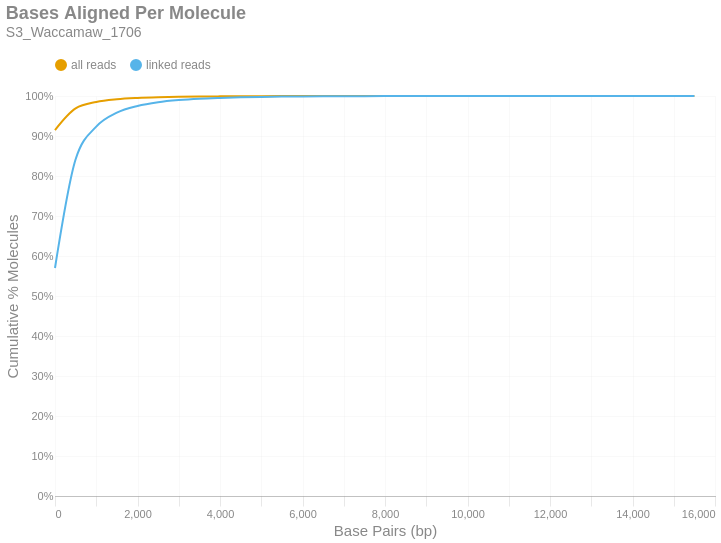

This figure's notebook cell:
### Markdown cell above
### Bases Aligned Per Molecule
This is a cumulative frequency distribution showing the number of base pairs aligned per unique molecule. These data are shown in 500 bp bins. There are two distributions: one with `all reads` (yellow) and another with only `linked reads` (blue). The percent of molecules in the `linked reads` distribution is relative to the total number of linked molecules.

### Code cell
if SKIPLR:
    print_html(f"Skipped")
else:
    binned_df = consolidated_hist(valids['aligned_bp'], mask, 500, True)
    with SafeRender(binned_df):
        (
            density_plot(binned_df, 'Bases Aligned Per Molecule', samplename, 'basesper')
            .encode(
                x=alt.X('bin:Q', title="Base Pairs (bp)").axis(tickMinStep=500).scale(padding=0),
                y=alt.Y('value:Q', title='Cumulative % Molecules')
                    .axis(format='%')
                    .scale(domain = [0,1])
                    .stack(False),
                color=alt.Color("key:N").scale(domain = ["all reads", "linked reads"]),
                tooltip = [
                    alt.Tooltip("key:N", title = "Data Type"),
                    alt.Tooltip("range_label:N", title="Bases Aligned Per Molecule"),
                    alt.Tooltip("value:Q", format = ".2%", title="% Molecules (Cum.)")
                ]
            )
        ).display()

### Figure 1 — Vega-Lite specification as saved in the notebook (floating-point values rounded to 4 significant figures)
{"width": "container", "height": 400, "config": {"title": {"anchor": "start", "dy": -15, "fontSize": 18, "color": "#888888", "subtitleColor": "#888888", "subtitleFontSize": 14}, "arc": {"fill": "#0072B2"}, "axis": {"domainColor": "#888888", "domainWidth": 0.5, "gridWidth": 0.2, "grid": false, "titleFontWeight": 400, "titleFontSize": 15, "labelFontSize": 11, "labelColor": "#888888", "tickColor": "#888888", "tickWidth": 0.2, "titleColor": "#888888"}, "axisBand": {"grid": false}, "axisX": {"grid": true, "tickSize": 10, "domainCap": "round"}, "axisY": {"domain": false, "grid": true, "tickSize": 0, "domainCap": "round"}, "background": "transparent", "header": {"labelFontSize": 15, "labelColor": "#888888", "titleFontSize": 15, "titleFontWeight": 600, "titleColor": "#888888"}, "legend": {"labelFont": "sans-serif", "labelFontSize": 12, "labelColor": "#888888", "symbolSize": 100, "symbolType": "circle", "titleFontSize": 12, "titlePadding": 10, "titleColor": "#888888", "title": null, "orient": "top"}, "range": {"category": ["#E69F00", "#56B4E9", "#009E73", "#F0E442", "#0072B2", "#D55E00", "#CC79A7", "#000000"], "diverging": ["#cfe8f3", "#a2d4ec", "#73bfe2", "#46abdb", "#1696d2", "#12719e"]}, "area": {"fill": "#0072B2", "fillOpacity": 0.7, "line": true, "strokeOpacity": 0.7}, "line": {"color": "#0072B2", "stroke": "#0072B2", "strokeWidth": 2}, "trail": {"color": "#0072B2", "stroke": "#0072B2", "strokeWidth": 0, "size": 1}, "point": {"filled": true, "fillOpacity": 1.0, "size": 95}, "text": {"color": "#888888", "fontSize": 11, "align": "right", "fontWeight": 400, "size": 11}, "bar": {"fill": "#0072B2", "stroke": null}, "view": {"stroke": null, "continuousWidth": 660, "continuousHeight": 400}}, "data": {"name": "data-9b90d7563d0ccf62029b11d53db847ad"}, "mark": {"type": "line", "interpolate": "monotone", "point": {"opacity": 0, "size": 275}}, "encoding": {"color": {"field": "key", "scale": {"domain": ["all reads", "linked reads"]}, "type": "nominal"}, "tooltip": [{"field": "key", "title": "Data Type", "type": "nominal"}, {"field": "range_label", "title": "Bases Aligned Per Molecule", "type": "nominal"}, {"field": "value", "format": ".2%", "title": "% Molecules (Cum.)", "type": "quantitative"}], "x": {"axis": {"tickMinStep": 500}, "field": "bin", "scale": {"padding": 0}, "title": "Base Pairs (bp)", "type": "quantitative"}, "y": {"axis": {"format": "%"}, "field": "value", "scale": {"domain": [0, 1]}, "stack": false, "title": "Cumulative % Molecules", "type": "quantitative"}}, "params": [{"name": "param_c36ac31b6afebe62", "select": {"type": "point", "fields": ["key"]}, "bind": "legend"}], "title": {"text": "Bases Aligned Per Molecule", "subtitle": "S3_Waccamaw_1706"}, "transform": [{"fold": ["all reads (cumsum)", "linked reads (cumsum)"]}, {"calculate": "replace(datum.key, ' (cumsum)', '')", "as": "key"}, {"filter": {"param": "param_c36ac31b6afebe62"}}], "usermeta": {"embedOptions": {"downloadFileName": "S3_Waccamaw_1706.basesper"}}, "$schema": "https://vega.github.io/schema/vega-lite/v6.1.0.json", "datasets": {"data-9b90d7563d0ccf62029b11d53db847ad": [{"bin": "0.0", "interval": "0.0-500.0", "all reads": 0.9148, "linked reads": 0.5701, "all reads (cumsum)": 0.9148, "linked reads (cumsum)": 0.5701, "range_label": "0-499"}, {"bin": "500.0", "interval": "500.0-1000.0", "all reads": 0.05412, "linked reads": 0.2718, "all reads (cumsum)": 0.9689, "linked reads (cumsum)": 0.8419, "range_label": "500-999"}, {"bin": "1000.0", "interval": "1000.0-1500.0", "all reads": 0.01609, "linked reads": 0.08159, "all reads (cumsum)": 0.985, "linked reads (cumsum)": 0.9235, "range_label": "1000-1499"}, {"bin": "1500.0", "interval": "1500.0-2000.0", "all reads": 0.006859, "linked reads": 0.03491, "all reads (cumsum)": 0.9918, "linked reads (cumsum)": 0.9584, "range_label": "1500-1999"}, {"bin": "2000.0", "interval": "2000.0-2500.0", "all reads": 0.003283, "linked reads": 0.01673, "all reads (cumsum)": 0.9951, "linked reads (cumsum)": 0.9751, "range_label": "2000-2499"}, {"bin": "2500.0", "interval": "2500.0-3000.0", "all reads": 0.00183, "linked reads": 0.009324, "all reads (cumsum)": 0.997, "linked reads (cumsum)": 0.9845, "range_label": "2500-2999"}, {"bin": "3000.0", "interval": "3000.0-3500.0", "all reads": 0.001056, "linked reads": 0.005381, "all reads (cumsum)": 0.998, "linked reads (cumsum)": 0.9899, "range_label": "3000-3499"}, {"bin": "3500.0", "interval": "3500.0-4000.0", "all reads": 0.0006662, "linked reads": 0.003395, "all reads (cumsum)": 0.9987, "linked reads (cumsum)": 0.9932, "range_label": "3500-3999"}, {"bin": "4000.0", "interval": "4000.0-4500.0", "all reads": 0.0003994, "linked reads": 0.002035, "all reads (cumsum)": 0.9991, "linked reads (cumsum)": 0.9953, "range_label": "4000-4499"}, {"bin": "4500.0", "interval": "4500.0-5000.0", "all reads": 0.0002914, "linked reads": 0.001485, "all reads (cumsum)": 0.9994, "linked reads (cumsum)": 0.9968, "range_label": "4500-4999"}, {"bin": "5000.0", "interval": "5000.0-5500.0", "all reads": 0.0001957, "linked reads": 0.0009971, "all reads (cumsum)": 0.9996, "linked reads (cumsum)": 0.9978, "range_label": "5000-5499"}, {"bin": "5500.0", "interval": "5500.0-6000.0", "all reads": 0.0001326, "linked reads": 0.0006755, "all reads (cumsum)": 0.9997, "linked reads (cumsum)": 0.9984, "range_label": "5500-5999"}, {"bin": "6000.0", "interval": "6000.0-6500.0", "all reads": 8.64e-05, "linked reads": 0.0004403, "all reads (cumsum)": 0.9998, "linked reads (cumsum)": 0.9989, "range_label": "6000-6499"}, {"bin": "6500.0", "interval": "6500.0-7000.0", "all reads": 5.971e-05, "linked reads": 0.0003043, "all reads (cumsum)": 0.9998, "linked reads (cumsum)": 0.9992, "range_label": "6500-6999"}, {"bin": "7000.0", "interval": "7000.0-7500.0", "all reads": 4.786e-05, "linked reads": 0.0002439, "all reads (cumsum)": 0.9999, "linked reads (cumsum)": 0.9994, "range_label": "7000-7499"}, {"bin": "7500.0", "interval": "7500.0-8000.0", "all reads": 3.346e-05, "linked reads": 0.0001705, "all reads (cumsum)": 0.9999, "linked reads (cumsum)": 0.9996, "range_label": "7500-7999"}, {"bin": "8000.0", "interval": "8000.0-8500.0", "all reads": 2.245e-05, "linked reads": 0.0001144, "all reads (cumsum)": 0.9999, "linked reads (cumsum)": 0.9997, "range_label": "8000-8499"}, {"bin": "8500.0", "interval": "8500.0-9000.0", "all reads": 1.821e-05, "linked reads": 9.281e-05, "all reads (cumsum)": 1.0, "linked reads (cumsum)": 0.9998, "range_label": "8500-8999"}, {"bin": "9000.0", "interval": "9000.0-9500.0", "all reads": 8.47e-06, "linked reads": 4.317e-05, "all reads (cumsum)": 1.0, "linked reads (cumsum)": 0.9998, "range_label": "9000-9499"}, {"bin": "9500.0", "interval": "9500.0-10000.0", "all reads": 8.47e-06, "linked reads": 4.317e-05, "all reads (cumsum)": 1.0, "linked reads (cumsum)": 0.9999, "range_label": "9500-9999"}, {"bin": "10000.0", "interval": "10000.0-10500.0", "all reads": 5.506e-06, "linked reads": 2.806e-05, "all reads (cumsum)": 1.0, "linked reads (cumsum)": 0.9999, "range_label": "10000-10499"}, {"bin": "10500.0", "interval": "10500.0-11000.0", "all reads": 5.082e-06, "linked reads": 2.59e-05, "all reads (cumsum)": 1.0, "linked reads (cumsum)": 0.9999, "range_label": "10500-10999"}, {"bin": "11000.0", "interval": "11000.0-11500.0", "all reads": 2.118e-06, "linked reads": 1.079e-05, "all reads (cumsum)": 1.0, "linked reads (cumsum)": 1.0, "range_label": "11000-11499"}, {"bin": "11500.0", "interval": "11500.0-12000.0", "all reads": 3.388e-06, "linked reads": 1.727e-05, "all reads (cumsum)": 1.0, "linked reads (cumsum)": 1.0, "range_label": "11500-11999"}, {"bin": "12000.0", "interval": "12000.0-12500.0", "all reads": 1.271e-06, "linked reads": 6.475e-06, "all reads (cumsum)": 1.0, "linked reads (cumsum)": 1.0, "range_label": "12000-12499"}, {"bin": "12500.0", "interval": "12500.0-13000.0", "all reads": 8.47e-07, "linked reads": 4.317e-06, "all reads (cumsum)": 1.0, "linked reads (cumsum)": 1.0, "range_label": "12500-12999"}, {"bin": "13000.0", "interval": "13000.0-13500.0", "all reads": 1.271e-06, "linked reads": 6.475e-06, "all reads (cumsum)": 1.0, "linked reads (cumsum)": 1.0, "range_label": "13000-13499"}, {"bin": "13500.0", "interval": "13500.0-14000.0", "all reads": 8.47e-07, "linked reads": 4.317e-06, "all reads (cumsum)": 1.0, "linked reads (cumsum)": 1.0, "range_label": "13500-13999"}, {"bin": "14000.0", "interval": "14000.0-14500.0", "all reads": 0.0, "linked reads": 0.0, "all reads (cumsum)": 1.0, "linked reads (cumsum)": 1.0, "range_label": "14000-14499"}, {"bin": "14500.0", "interval": "14500.0-15000.0", "all reads": 0.0, "linked reads": 0.0, "all reads (cumsum)": 1.0, "linked reads (cumsum)": 1.0, "range_label": "14500-14999"}, {"bin": "15000.0", "interval": "15000.0-15500.0", "all reads": 4.235e-07, "linked reads": 2.158e-06, "all reads (cumsum)": 1.0, "linked reads (cumsum)": 1.0, "range_label": "15000-15499"}, {"bin": "15500.0", "interval": "15500.0-16000.0", "all reads": 4.235e-07, "linked reads": 2.158e-06, "all reads (cumsum)": 1.0, "linked reads (cumsum)": 1.0, "range_label": "15500-15999"}]}}
